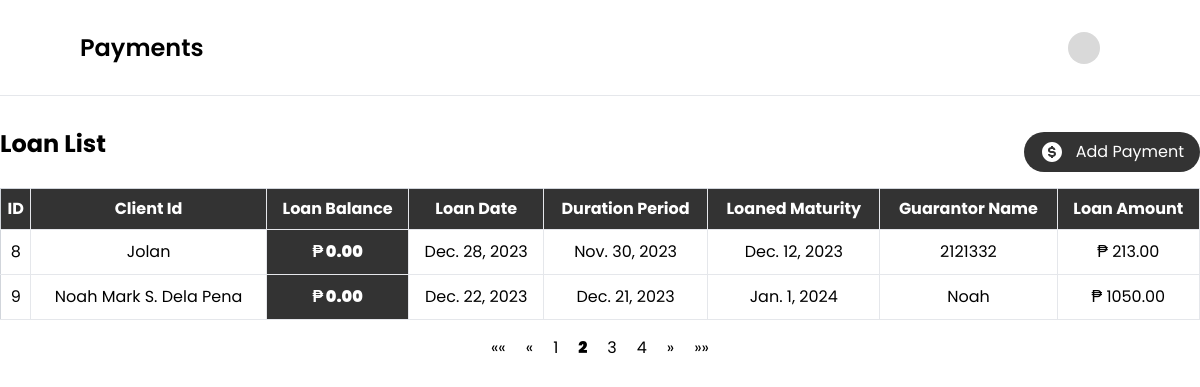
Page /collector/payment_list/?page=2 on the earlier database version.
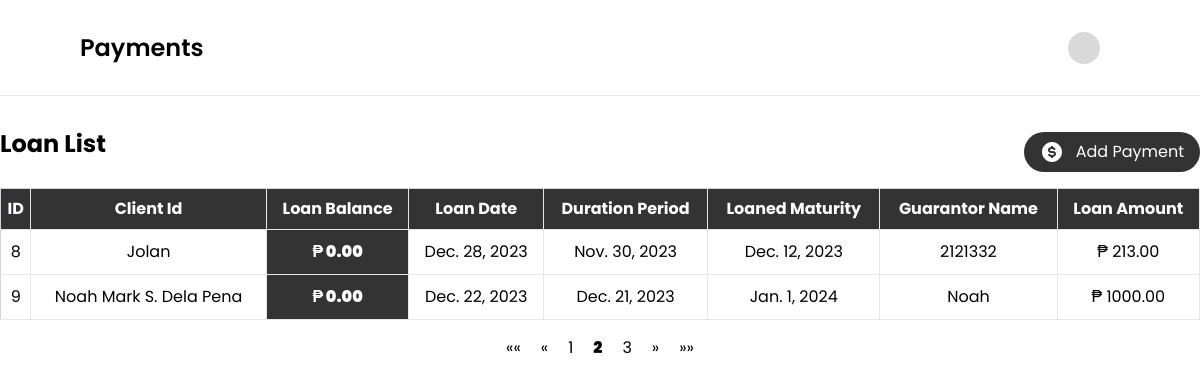
Same page on the later database version.
### loanmanagement/models.py (models this page shows, shortened)
class Loan(models.Model):
    client_id = models.ForeignKey(Person, on_delete=models.CASCADE)
    loan_date = models.DateField()
    duration_period = models.DateField()
    interest_rate = models.DecimalField(max_digits=10, decimal_places=2)
    loan_amount = models.DecimalField(max_digits=100, decimal_places=2)
    loan_maturity = models.DateField()
    guarantor = models.CharField(max_length=250)
    processing_fee = models.DecimalField(max_digits=10, decimal_places=2)
    loan_balance = models.DecimalField(max_digits=10, decimal_places=2, null=True)
    net = models.DecimalField(max_digits=10, decimal_places=2)
    checking_no = models.CharField(max_length=250, null=False, blank=False)
    has_active_loan = models.BooleanField(default=True)
    def __str__(self):
        status = "Active" if self.has_active_loan else "Inactive"
        return f"{self.client_id.name} (ID: {self.id}, Status: {status})"

class Person(models.Model):
    name = models.CharField(max_length=250, null=False, blank=False)
    address = models.CharField(max_length=250, null=False, blank=False)
    picture = models.ImageField(upload_to='images/', null=True, blank=True)
    document = models.FileField(upload_to='documents/', null=True, blank=True)
    created_at = models.DateTimeField(auto_now_add=True)
    email = models.EmailField(max_length=254, null=True, blank=True)
    password = models.CharField(max_length=254, null=True, blank=True)
    def __str__(self):
        return self.name

### collector/views.py (the view)
# urls.py: path('payment_list/', views.payment_list, name='payment_list'),
def payment_list(request):
    loans = Loan.objects.all()
    paginated = Paginator(loans, 2)
    page_number = request.GET.get('page')
    page = paginated.get_page(page_number)
    form = PaymentForm(request.POST)
    return render(request, 'collectorDashboard.html', {'loans': page, 'form': form, 'paginator': paginated})

### collector/templates/collectorDashboard.html (shortened to what this page needs)
<!doctype html>
<html lang="en">
<head>
    <script src="https://cdn.tailwindcss.com"></script>
    <link href='https://unpkg.com/boxicons@2.0.7/css/boxicons.min.css' rel='stylesheet'>
    <link rel="stylesheet" href="https://cdn.jsdelivr.net/npm/flatpickr/dist/flatpickr.min.css">
</head>
<body>
<div>
{% load widget_tweaks %}
 <div>
    <div class="flex justify-between bg-white h-24 items-center px-6 md:px-20 py-auto border-b">
        <h2 class="text-xl md:text-2xl font-semibold">Payments</h2>
        <div class="flex gap-2 md:gap-5 justify-center items-center">
            {% load static %}
            <img src="{% static 'images/svg/skeleton.svg' %}" class="w-6 h-6 md:w-8 h-8">
        </div>
    </div>
    <div class="mx-3 md:mx-auto max-w-[1240px] mt-8">
        <div class="flex justify-between items-center mb-3">
            <h1 class="md:text-2xl text-xl font-bold mb-4">Loan List</h1>
            <button type="submit" id="openModalBtn" class=" text-[12px] md:text-[16px] flex items-center justify-center gap-3 bg-black/80 text-white py-1 md:py-2 px-4 rounded-[50px]">
                <img/>Add Payment
            </button>
        </div>
        <table class="min-w-full bg-white border border-gray-300">
            <thead>
                <tr class="bg-black/80 text-white">
                    <th class="py-2 px-1 border-b border-r">ID</th>
                    <th class="py-2 px-1 border-b border-r">Client Id</th>
                    <th class="py-2 px-1 border-b border-r">Loan Balance</th>
                    <th class="py-2 px-1 border-b border-r">Loan Date</th>
                    <th class="py-2 px-1 border-b border-r">Duration Period</th>
                    <th class="py-2 px-1 border-b border-r">Loaned Maturity</th>
                    <th class="py-2 px-1 border-b border-r">Guarantor Name</th>
                    <th class="py-2 px-1 border-b border-r">Loan Amount</th>
                </tr>
            </thead>
            <tbody>
                {% for loan in loans %}
                    <tr class="text-center">
                        <td class="py-2 px-1 border-b border-r py-2.5">{{ loan.id }}</td>
                        <td class="py-2 px-1 border-b border-r py-2.5">{{ loan.client_id }}</td>
                        <td class="py-2 px-1 border-b border-r py-2.5 font-black bg-black/80 text-white">₱ {{ loan.loan_balance }}</td>
                        <td class="py-2 px-1 border-b border-r py-2.5">{{ loan.loan_date }}</td>
                        <td class="py-2 px-1 border-b border-r py-2.5">{{ loan.duration_period }}</td>
                        <td class="py-2 px-1 border-b border-r py-2.5">{{ loan.loan_maturity }}</td>
                        <td class="py-2 px-1 border-b border-r py-2.5">{{ loan.guarantor }}</td>
                        <td class="py-2 px-1 border-b border-r py-2.5">₱ {{ loan.loan_amount }}</td>
                    </tr>
                {% endfor %}
            </tbody>
        </table>
         <div class="flex justify-center mt-4">
        <ul class="pagination flex justify-center items-center gap-5">
            {% if loans.has_previous %}
                <li><a href="?page=1">&laquo;&laquo;</a></li>
                <li><a href="?page={{ loans.previous_page_number }}">&laquo;</a></li>
            {% endif %}
            {% for num in loans.paginator.page_range %}
                {% if loans.number == num %}
                    <li class="active font-black"><span>{{ num }} <span class="sr-only">(current)</span></span></li>
                {% else %}
                    <li><a href="?page={{ num }}">{{ num }}</a></li>
                {% endif %}
            {% endfor %}
            {% if loans.has_next %}
                <li><a href="?page={{ loans.next_page_number }}">&raquo;</a></li>
                <li><a href="?page={{ loans.paginator.num_pages }}">&raquo;&raquo;</a></li>
            {% endif %}
        </ul>
    </div>
    </div>
</div>
</body>
</html>

Differences in the rows shown:
changed Loan "Dec. 22, 2023": loan_amount "1050.00" → "1000.00"
Other differences:
list line gone: "4"
